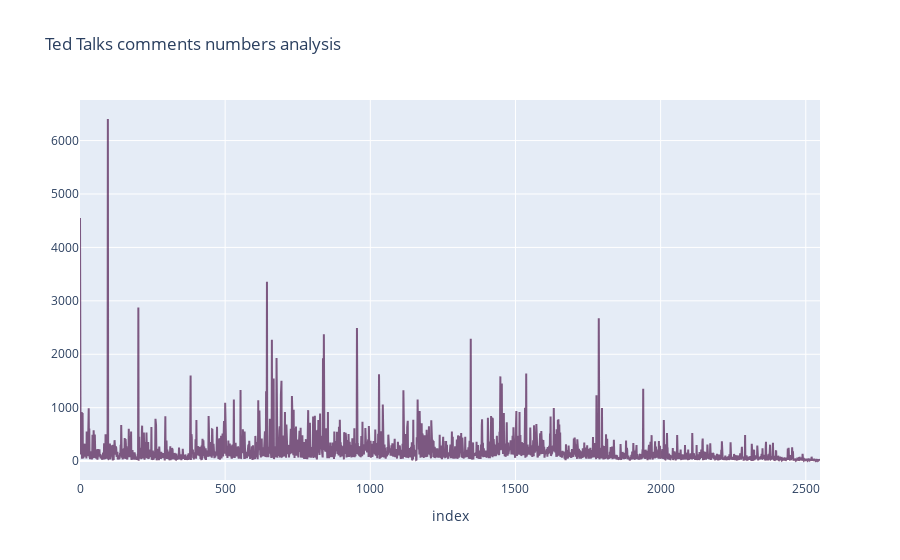

The cell this chart's notebook holds for it:
### Code cell
trace1 = go.Scatter(
    x = df.index,
    y = df.comments,
    mode = "lines",
    name = "comments",
    marker = dict(color = 'rgba(80,27,80,0.7)'),
    text = df.main_speaker)

data2 = [trace1]
layout = dict(title = "Ted Talks comments numbers analysis",
              xaxis = dict(title = 'index', ticklen = 5, zeroline = False)
              )
fig = dict(data = data2, layout = layout)
iplot(fig)

### Figure 1 — Plotly figure (JSON) as saved in the notebook; plotly's stock layout.template omitted (floating-point values rounded to 4 significant figures; data arrays with more than 128 entries replaced by an {"elided": "..."} marker saying what was removed)
{"data": [{"marker": {"color": "rgba(80,27,80,0.7)"}, "mode": "lines", "name": "comments", "text": {"elided": "2550 str values"}, "type": "scatter", "x": {"elided": "2550 int values"}, "y": {"elided": "2550 int values"}}], "layout": {"title": {"text": "Ted Talks comments numbers analysis"}, "xaxis": {"ticklen": 5, "title": {"text": "index"}, "zeroline": false}}}
